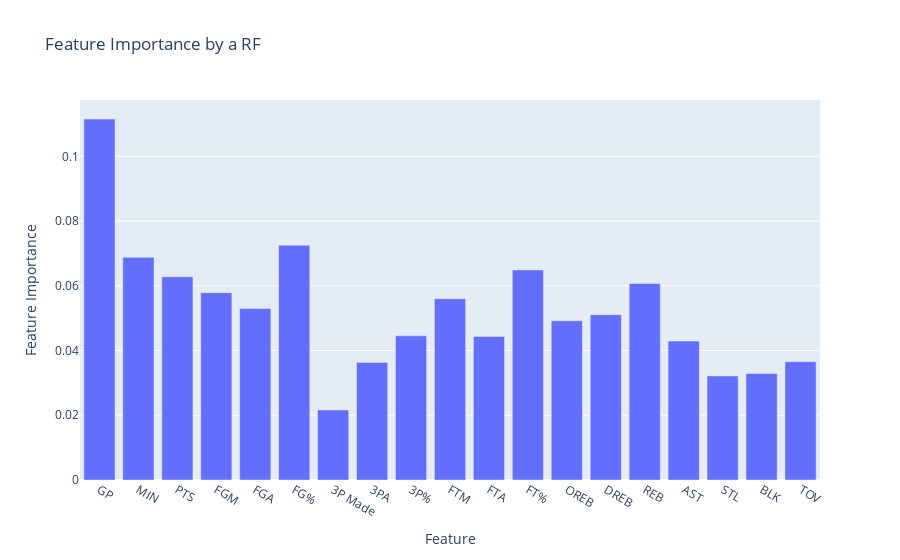

The cell this chart's notebook holds for it:
### Code cell
# Plotting the feature importance given by the random forest classifier
rd_feat_import_df = pd.DataFrame(feature_selection_rf.estimator_.feature_importances_, columns=["Feature Importance"])
rd_feat_import_df["Feature"] = X.columns

fig2 = px.bar(rd_feat_import_df, x='Feature', y='Feature Importance', title="Feature Importance by a RF")
fig2.show()

### Figure 1 — Plotly figure (JSON) as saved in the notebook; plotly's stock layout.template omitted (floating-point values rounded to 4 significant figures)
{"data": [{"alignmentgroup": "True", "hovertemplate": "Feature=%{x}<br>Feature Importance=%{y}<extra></extra>", "legendgroup": "", "marker": {"color": "#636efa", "pattern": {"shape": ""}}, "name": "", "offsetgroup": "", "orientation": "v", "showlegend": false, "textposition": "auto", "type": "bar", "x": ["GP", "MIN", "PTS", "FGM", "FGA", "FG%", "3P Made", "3PA", "3P%", "FTM", "FTA", "FT%", "OREB", "DREB", "REB", "AST", "STL", "BLK", "TOV"], "xaxis": "x", "y": [0.1116, 0.06879, 0.0628, 0.05787, 0.05296, 0.07255, 0.02167, 0.03634, 0.04456, 0.05599, 0.04437, 0.0649, 0.04921, 0.05109, 0.06074, 0.04295, 0.03217, 0.03293, 0.03656], "yaxis": "y"}], "layout": {"barmode": "relative", "legend": {"tracegroupgap": 0}, "title": {"text": "Feature Importance by a RF"}, "xaxis": {"anchor": "y", "domain": [0, 1], "title": {"text": "Feature"}}, "yaxis": {"anchor": "x", "domain": [0, 1], "title": {"text": "Feature Importance"}}}}
